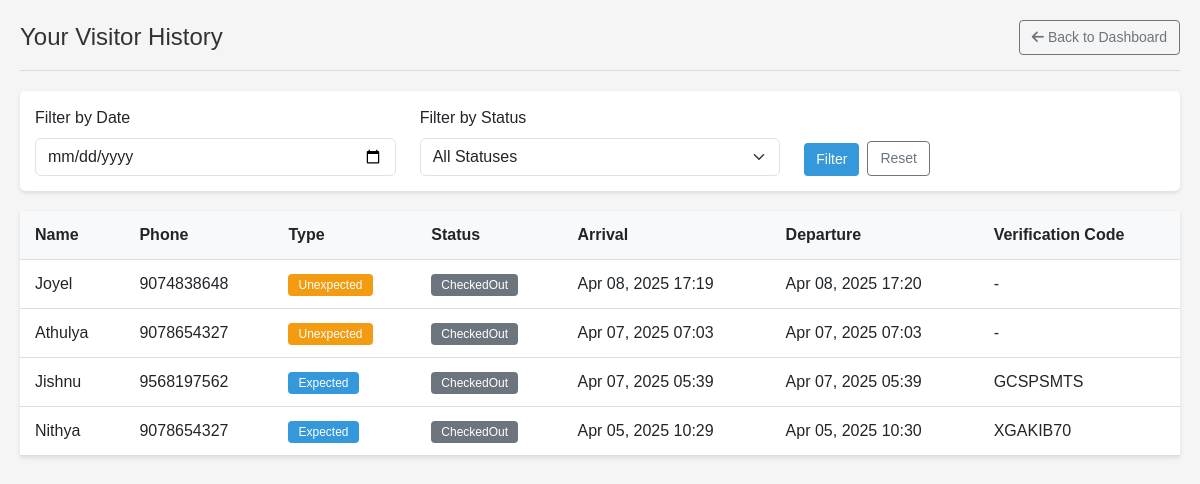
The app's page /resident_visitor_history/ (signed in) with its own data.
### app/models.py (models this page shows, shortened)
class Visitor(models.Model):
    VISITOR_TYPE_CHOICES = [
        ('Expected', 'Expected'),
        ('Unexpected', 'Unexpected'),
        ('Delivery', 'Delivery'),
        ('Service', 'Service'),
    ]
    STATUS_CHOICES = [
        ('Pending', 'Pending Approval'),
        ('Approved', 'Approved'),
        ('Rejected', 'Rejected'),
        ('CheckedIn', 'Checked In'),
        ('CheckedOut', 'Checked Out'),
    ]
    name = models.CharField(max_length=100)
    phone = models.CharField(max_length=15)
    visitor_type = models.CharField(max_length=20, choices=VISITOR_TYPE_CHOICES)
    purpose = models.TextField(blank=True, null=True)
    vehicle_number = models.CharField(max_length=20, blank=True, null=True)
    id_proof_type = models.CharField(max_length=50, blank=True, null=True)
    id_proof_number = models.CharField(max_length=50, blank=True, null=True)
    id_proof_image = models.ImageField(upload_to='visitor_ids/', blank=True, null=True)
    flat = models.ForeignKey(Flat, on_delete=models.CASCADE, null=True, blank=True)
    requested_by = models.ForeignKey(FlatOccupant, on_delete=models.SET_NULL, null=True, blank=True)
    expected_arrival = models.DateTimeField(null=True, blank=True)
    actual_arrival = models.DateTimeField(null=True, blank=True)
    actual_departure = models.DateTimeField(null=True, blank=True)
    checked_in_by = models.ForeignKey(Security, on_delete=models.SET_NULL,
                                    related_name='checked_in_visitors', null=True, blank=True)
    checked_out_by = models.ForeignKey(Security, on_delete=models.SET_NULL,
                                     related_name='checked_out_visitors', null=True, blank=True)
    status = models.CharField(max_length=20, choices=STATUS_CHOICES, default='Pending')
    is_unexpected = models.BooleanField(default=False)
    verification_code = models.CharField(max_length=8, blank=True, null=True)
    created_at = models.DateTimeField(auto_now_add=True)
    updated_at = models.DateTimeField(auto_now=True)

### app/views.py (the view)
# urls.py: path('resident_visitor_history/', views.resident_visitor_history, name='resident_visitor_history'),
def resident_visitor_history(request):
    if 'email' not in request.session:
        return redirect('login')
    try:
        occupant = FlatOccupant.objects.get(email=request.session['email'])
    except FlatOccupant.DoesNotExist:
        messages.error(request, "Invalid user session")
        return redirect('login')
    visitors = Visitor.objects.filter(requested_by=occupant).order_by('-created_at')
    date_filter = request.GET.get('date')
    if date_filter:
        visitors = visitors.filter(created_at__date=date_filter)
    status_filter = request.GET.get('status')
    if status_filter:
        visitors = visitors.filter(status=status_filter)
    return render(request, 'resident_visitor_history.html', {
        'occupant': occupant,
        'visitors': visitors,
        'date_filter': date_filter or '',
        'status_filter': status_filter or ''
    })

### app/templates/resident_visitor_history.html (shortened to what this page needs)
<!DOCTYPE html>
<html lang="en">
<head>
    <link href="https://cdn.jsdelivr.net/npm/bootstrap@5.3.0/dist/css/bootstrap.min.css" rel="stylesheet">
    <link rel="stylesheet" href="https://cdnjs.cloudflare.com/ajax/libs/font-awesome/6.0.0/css/all.min.css">
</head>
<body>
    <div class="header">
        <h1>Your Visitor History</h1>
        <a href="{% url 'resident_dashboard' %}" class="btn btn-outline-secondary">
            <i class="fas fa-arrow-left"></i> Back to Dashboard
        </a>
    </div>
    <div class="filter-section">
        <form method="get">
            <div class="row">
                <div class="col-md-4">
                    <label for="date" class="form-label">Filter by Date</label>
                    <input type="date" class="form-control" id="date" name="date" value="{{ date_filter }}">
                </div>
                <div class="col-md-4">
                    <label for="status" class="form-label">Filter by Status</label>
                    <select class="form-select" id="status" name="status">
                        <option value="">All Statuses</option>
                    </select>
                </div>
                <div class="col-md-4" style="display: flex; align-items: flex-end;">
                    <button type="submit" class="btn btn-primary me-2">Filter</button>
                    <a href="{% url 'resident_visitor_history' %}" class="btn btn-outline-secondary">Reset</a>
                </div>
            </div>
        </form>
    </div>
    <div class="table-container">
        <table>
            <thead>
                <tr>
                    <th>Name</th>
                    <th>Phone</th>
                    <th>Type</th>
                    <th>Status</th>
                    <th>Arrival</th>
                    <th>Departure</th>
                    <th>Verification Code</th>
                </tr>
            </thead>
            <tbody>
                {% for visitor in visitors %}
                <tr>
                    <td>{{ visitor.name }}</td>
                    <td>{{ visitor.phone }}</td>
                    <td>
                        <span class="badge {% if visitor.visitor_type == 'Expected' %}badge-primary{% else %}badge-warning{% endif %}">
                            {{ visitor.get_visitor_type_display }}
                        </span>
                    </td>
                    <td>
                        <span class="badge {% if visitor.status == 'Approved' %}badge-info{% elif visitor.status == 'CheckedIn' %}badge-success{% else %}badge-secondary{% endif %}">
                            {{ visitor.status }}
                        </span>
                    </td>
                    <td>
                        {% if visitor.actual_arrival %}
                            {{ visitor.actual_arrival|date:"M d, Y H:i" }}
                        {% else %}
                            {{ visitor.expected_arrival|date:"M d, Y H:i"|default:"-" }}
                        {% endif %}
                    </td>
                    <td>
                        {% if visitor.actual_departure %}
                            {{ visitor.actual_departure|date:"M d, Y H:i" }}
                        {% else %}
                            -
                        {% endif %}
                    </td>
                    <td>{{ visitor.verification_code|default:"-" }}</td>
                </tr>
                {% empty %}
                <tr>
                    <td colspan="7" class="no-visitors">No visitors found</td>
                </tr>
                {% endfor %}
            </tbody>
        </table>
    </div>
</body>
</html>

### app/templates/resident_visitor_history.html (style rules this page uses)
body { font-family: Arial, sans-serif; margin: 0; padding: 20px; background-color: #f5f5f5; }
.header { display: flex; justify-content: space-between; align-items: center; padding-bottom: 15px; margin-bottom: 20px; border-bottom: 1px solid #ddd; }
.header h1 { font-size: 24px; margin: 0; color: #333; }
.filter-section { background-color: white; padding: 15px; border-radius: 5px; box-shadow: 0 2px 4px rgba(0,0,0,0.1); margin-bottom: 20px; }
table { width: 100%; border-collapse: collapse; background-color: white; box-shadow: 0 2px 4px rgba(0,0,0,0.1); }
th, td { padding: 12px 15px; text-align: left; border-bottom: 1px solid #ddd; }
th { background-color: #f8f9fa; font-weight: bold; }
.badge { padding: 5px 10px; border-radius: 4px; font-size: 12px; font-weight: normal; }
.badge-primary { background-color: #3498db; }
.badge-warning { background-color: #f39c12; }
.badge-secondary { background-color: #6c757d; }
.btn { padding: 6px 12px; font-size: 14px; border-radius: 4px; text-decoration: none; }
.btn-primary { background-color: #3498db; color: white; border: none; }
.btn-outline-secondary { background-color: transparent; color: #6c757d; border: 1px solid #6c757d; }

### records on screen
Visitor: name "Joyel", phone "9074838648", visitor_type "Unexpected", status "CheckedOut", actual_arrival "Apr 08, 2025 17:19", actual_departure "Apr 08, 2025 17:20", verification_code "-"
Visitor: name "Athulya", phone "9078654327", visitor_type "Unexpected", status "CheckedOut", actual_arrival "Apr 07, 2025 07:03", actual_departure "Apr 07, 2025 07:03", verification_code "-"
Visitor: name "Jishnu", phone "9568197562", visitor_type "Expected", status "CheckedOut", actual_arrival "Apr 07, 2025 05:39", actual_departure "Apr 07, 2025 05:39", verification_code "GCSPSMTS"
Visitor: name "Nithya", phone "9078654327", visitor_type "Expected", status "CheckedOut", actual_arrival "Apr 05, 2025 10:29", actual_departure "Apr 05, 2025 10:30", verification_code "XGAKIB70"
